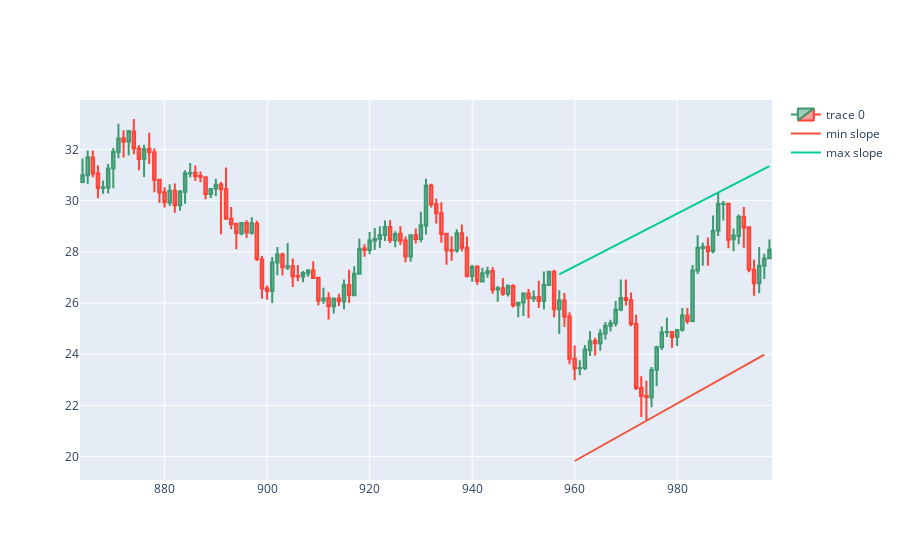

The code cell stored with this chart in its notebook:
### Code cell
import numpy as np
from matplotlib import pyplot
backcandles= 88
brange = 50 #should be less than backcandles
wind = 5

candleid = 997#700

optbackcandles= backcandles
sldiff = 10
sldist = 55
for r1 in range(backcandles-brange, backcandles+brange):
    maxim = np.array([])
    minim = np.array([])
    xxmin = np.array([])
    xxmax = np.array([])
    
    for i in range(candleid-r1, candleid+1, wind):
        minim = np.append(minim, df.Low.iloc[i:i+wind].min())
        xxmin = np.append(xxmin, df.Low.iloc[i:i+wind].idxmin())
    for i in range(candleid-r1, candleid+1, wind):
        maxim = np.append(maxim, df.High.loc[i:i+wind].max())
        xxmax = np.append(xxmax, df.High.iloc[i:i+wind].idxmax())
    slmin, intercmin = np.polyfit(xxmin, minim,1)
    slmax, intercmax = np.polyfit(xxmax, maxim,1)
    
    dist = (slmax*candleid + intercmax)-(slmin*candleid + intercmin)
    if(dist<sldist): #abs(slmin-slmax)<sldiff and
        #sldiff = abs(slmin-slmax)
        sldist = dist
        optbackcandles=r1
        slminopt = slmin
        slmaxopt = slmax
        intercminopt = intercmin
        intercmaxopt = intercmax
        maximopt = maxim.copy()
        minimopt = minim.copy()
        xxminopt = xxmin.copy()
        xxmaxopt = xxmax.copy()

        
print(optbackcandles)
dfpl = df[candleid-wind-optbackcandles-backcandles:candleid+optbackcandles]  
fig = go.Figure(data=[go.Candlestick(x=dfpl.index,
                open=dfpl['Open'],
                high=dfpl['High'],
                low=dfpl['Low'],
                close=dfpl['Close'])])

adjintercmax = (df.High.iloc[xxmaxopt] - slmaxopt*xxmaxopt).max()
adjintercmin = (df.Low.iloc[xxminopt] - slminopt*xxminopt).min()
fig.add_trace(go.Scatter(x=xxminopt, y=slminopt*xxminopt + adjintercmin, mode='lines', name='min slope'))
fig.add_trace(go.Scatter(x=xxmaxopt, y=slmaxopt*xxmaxopt + adjintercmax, mode='lines', name='max slope'))

fig.layout.xaxis.rangeslider.visible = False

fig.show()

### Figure 1 — Plotly figure (JSON) as saved in the notebook; plotly's stock layout.template omitted (floating-point values rounded to 4 significant figures; data arrays with more than 128 entries replaced by an {"elided": "..."} marker saying what was removed)
{"data": [{"close": {"elided": "135 float values"}, "high": {"elided": "135 float values"}, "low": {"elided": "135 float values"}, "open": {"elided": "135 float values"}, "type": "candlestick", "x": {"elided": "135 int values"}}, {"mode": "lines", "name": "min slope", "type": "scatter", "x": [960, 962, 967, 974, 977, 982, 987, 995, 997], "y": [19.83, 20.05, 20.61, 21.4, 21.74, 22.3, 22.86, 23.76, 23.98]}, {"mode": "lines", "name": "max slope", "type": "scatter", "x": [957, 966, 969, 972, 981, 984, 988, 993, 998], "y": [27.12, 28.05, 28.36, 28.67, 29.6, 29.91, 30.32, 30.84, 31.35]}], "layout": {"xaxis": {"rangeslider": {"visible": false}}}}
